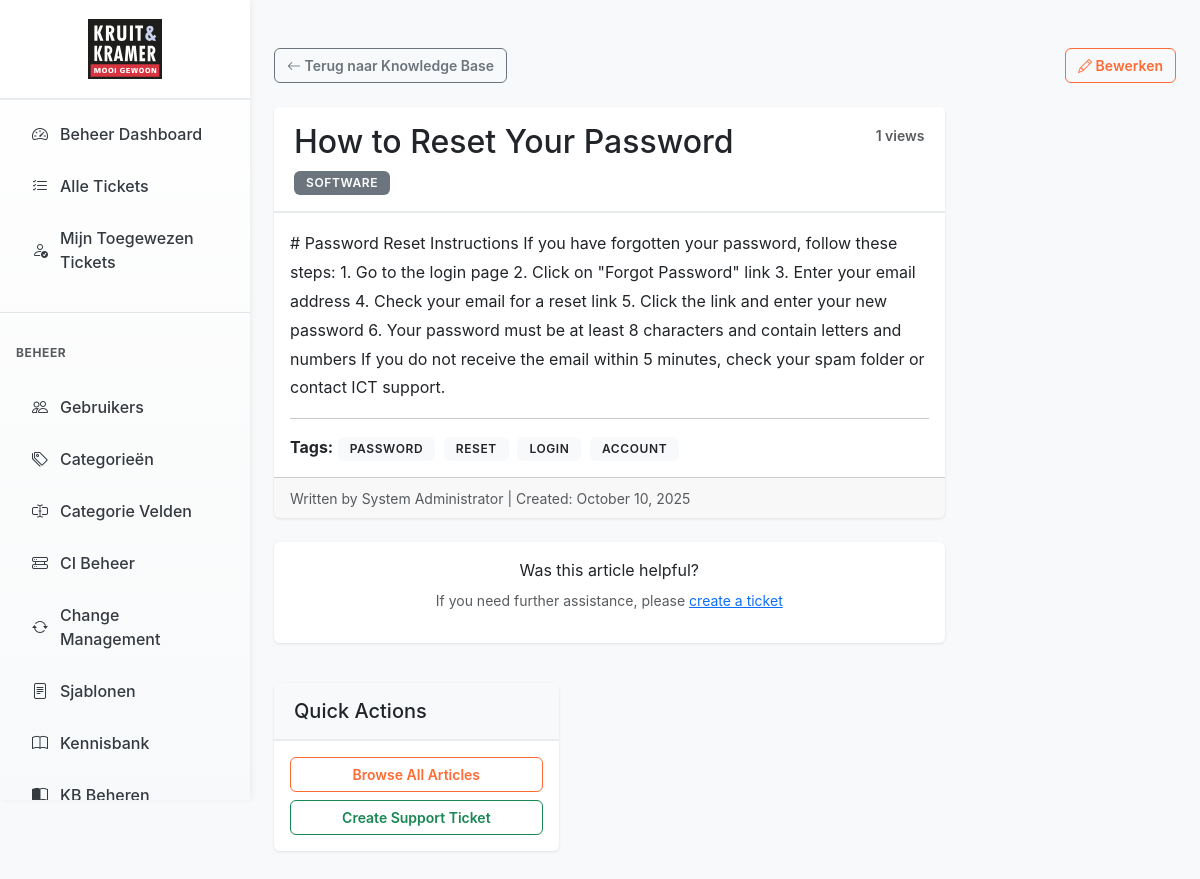
The page /kb_article.php?id=1 (signed in) on the database its author committed.
### tables this page shows
CREATE TABLE knowledge_base (
    kb_id INT PRIMARY KEY AUTO_INCREMENT,
    category_id INT NOT NULL,
    title VARCHAR(255) NOT NULL,
    content TEXT NOT NULL,
    tags TEXT,
    author_id INT NOT NULL,
    views INT DEFAULT 0,
    is_published BOOLEAN DEFAULT FALSE,
    created_at TIMESTAMP DEFAULT CURRENT_TIMESTAMP,
    updated_at TIMESTAMP DEFAULT CURRENT_TIMESTAMP ON UPDATE CURRENT_TIMESTAMP,
    FOREIGN KEY (category_id) REFERENCES categories(category_id) ON DELETE RESTRICT,
    FOREIGN KEY (author_id) REFERENCES users(user_id) ON DELETE RESTRICT,
    FULLTEXT INDEX idx_search (title, content),
    INDEX idx_published (is_published),
    INDEX idx_category_id (category_id),
    INDEX idx_author_id (author_id),
    INDEX idx_views (views)
);

CREATE TABLE categories (
    category_id INT PRIMARY KEY AUTO_INCREMENT,
    name VARCHAR(100) NOT NULL,
    description TEXT,
    default_priority ENUM('low', 'medium', 'high', 'urgent') DEFAULT 'medium',
    sla_hours INT DEFAULT 24,
    is_active BOOLEAN DEFAULT TRUE,
    created_at TIMESTAMP DEFAULT CURRENT_TIMESTAMP,
    INDEX idx_is_active (is_active),
    INDEX idx_name (name)
);

CREATE TABLE users (
    user_id INT PRIMARY KEY AUTO_INCREMENT,
    email VARCHAR(255) UNIQUE NOT NULL,
    password VARCHAR(255) NOT NULL,
    first_name VARCHAR(100) NOT NULL,
    last_name VARCHAR(100) NOT NULL,
    department VARCHAR(100),
    role ENUM('user', 'agent', 'admin') DEFAULT 'user',
    created_at TIMESTAMP DEFAULT CURRENT_TIMESTAMP,
    last_login TIMESTAMP NULL,
    is_active BOOLEAN DEFAULT TRUE,
    INDEX idx_email (email),
    INDEX idx_role (role),
    INDEX idx_is_active (is_active)
);

### includes/functions.php (called while the page is built, shortened)
<?php
function checkLogin() {
    if (isset($_SESSION['last_activity'])) {
        $inactiveTime = time() - $_SESSION['last_activity'];
    }
    return true;
}
function checkRole($allowedRoles) {
    if (is_array($allowedRoles)) {
        return in_array($_SESSION['role'], $allowedRoles);
    }
    return $_SESSION['role'] === $allowedRoles;
}

### classes/Database.php (called while the page is built, shortened)
<?php
class Database {
    private static $instance = null;
    private $connection = null;
    private $host;
    private $dbname;
    private $username;
    private $password;
    private function __construct() {
        $this->host = DB_HOST;
        $this->dbname = DB_NAME;
        $this->username = DB_USER;
        $this->password = DB_PASS;
    }
    public static function getInstance() {
        if (self::$instance === null) {
            self::$instance = new self();
        }
        return self::$instance;
    }
    private function connect() {
        try {
            $dsn = "mysql:host={$this->host};dbname={$this->dbname};charset=utf8mb4";
            $options = [
                PDO::ATTR_ERRMODE => PDO::ERRMODE_EXCEPTION,
                PDO::ATTR_DEFAULT_FETCH_MODE => PDO::FETCH_ASSOC,
                PDO::ATTR_EMULATE_PREPARES => false,
                PDO::ATTR_PERSISTENT => false
            ];
            $this->connection = new PDO($dsn, $this->username, $this->password, $options);
        } catch (PDOException $e) {
            $this->logError('Database Connection', 'Failed to connect to database', [
                'error' => $e->getMessage()
            ]);
            throw new Exception("Database connection failed");
        }
    }
    public function query($sql, $params = []) {
        try {
            $stmt = $this->connection->prepare($sql);
            $stmt->execute($params);
            return $stmt;
        } catch (PDOException $e) {
            $this->logError('Database Query', 'Query execution failed', [
                'sql' => $sql,
                'error' => $e->getMessage()
            ]);
            return false;
        }
    }
    public function fetchAll($sql, $params = []) {
        try {
            $stmt = $this->query($sql, $params);
            return $stmt->fetchAll();
        } catch (PDOException $e) {
            $this->logError('Database FetchAll', 'Failed to fetch all rows', [
                'sql' => $sql,
                'error' => $e->getMessage()
            ]);
            return false;
        }
    }
    public function fetchOne($sql, $params = []) {
        try {
            $stmt = $this->query($sql, $params);
            return $stmt->fetch();
        } catch (PDOException $e) {
            $this->logError('Database FetchOne', 'Failed to fetch single row', [
                'sql' => $sql,
                'error' => $e->getMessage()
            ]);
            return false;
        }
    }
    public function execute($sql, $params = []) {
        try {
            $stmt = $this->connection->prepare($sql);
            return $stmt->execute($params);
        } catch (PDOException $e) {
            $this->logError('Database Execute', 'Failed to execute query', [
                'sql' => $sql,
                'error' => $e->getMessage()
            ]);
            return false;
        }
    }
}

### classes/KnowledgeBase.php (called while the page is built, shortened)
<?php
require_once __DIR__ . '/Database.php';
class KnowledgeBase {
    private $db;
    public function __construct() {
        $this->db = Database::getInstance();
    }
    public function getArticleById($kbId) {
        try {
            $sql = "SELECT kb.*, c.name as category_name, u.first_name, u.last_name
                    FROM knowledge_base kb
                    LEFT JOIN categories c ON kb.category_id = c.category_id
                    LEFT JOIN users u ON kb.author_id = u.user_id
                    WHERE kb.kb_id = ?";
            return $this->db->fetchOne($sql, [$kbId]);
        } catch (Exception $e) {
            error_log("Error fetching KB article: " . $e->getMessage());
            return false;
        }
    }
    public function getArticlesByCategory($categoryId, $includeUnpublished = false) {
        try {
            $sql = "SELECT kb.*, c.name as category_name, u.first_name, u.last_name
                    FROM knowledge_base kb
                    LEFT JOIN categories c ON kb.category_id = c.category_id
                    LEFT JOIN users u ON kb.author_id = u.user_id
                    WHERE kb.category_id = ?";
            if (!$includeUnpublished) {
                $sql .= " AND kb.is_published = 1";
            }
            $sql .= " ORDER BY kb.created_at DESC";
            return $this->db->fetchAll($sql, [$categoryId]);
        } catch (Exception $e) {
            error_log("Error fetching KB articles by category: " . $e->getMessage());
            return [];
        }
    }
}

### kb_article.php (the view, shortened to what this page needs)
<?php
require_once __DIR__ . '/includes/functions.php';
require_once __DIR__ . '/classes/KnowledgeBase.php';
$kb = new KnowledgeBase();
$articleId = isset($_GET['id']) ? (int)$_GET['id'] : 0;
$article = $kb->getArticleById($articleId);
$kb->incrementViews($articleId);
if ($article['category_id']) {
    $allCategoryArticles = $kb->getArticlesByCategory($article['category_id'], false);
}
?>
<!DOCTYPE html>
<html lang="nl">
<head>
    <link href="https://cdn.jsdelivr.net/npm/bootstrap@5.3.0/dist/css/bootstrap.min.css" rel="stylesheet">
    <link rel="stylesheet" href="https://cdn.jsdelivr.net/npm/bootstrap-icons@1.11.0/font/bootstrap-icons.css">
    <link rel="stylesheet" href="assets/css/style.css">
</head>
<body>
    <div class="container-fluid">
        <div class="row">
            <?php if (checkLogin()): ?>
                <?php include __DIR__ . '/includes/sidebar.php'; ?>
                <main class="col-md-9 ms-sm-auto col-lg-10 px-md-4">
            <?php else: ?>
                <main class="col-12">
                    <div class="container mt-4">
            <?php endif; ?>
                    <div class="d-flex justify-content-between align-items-center pt-3 pb-2 mb-3">
                        <a href="knowledge_base.php" class="btn btn-outline-secondary btn-sm">
                            <i class="bi bi-arrow-left"></i> Terug naar Knowledge Base
                        </a>
                        <?php if (checkRole(['admin', 'agent'])): ?>
                            <a href="admin/kb_edit.php?id=<?php echo $article['kb_id']; ?>" class="btn btn-outline-primary btn-sm">
                                <i class="bi bi-pencil"></i> Bewerken
                            </a>
                        <?php endif; ?>
                    </div>
                    <div class="row">
                        <div class="col-lg-9">
                <div class="card mb-4">
                    <div class="card-header">
                        <div class="d-flex justify-content-between align-items-start">
                            <div>
                                <h2 class="mb-2"><?php echo htmlspecialchars($article['title']); ?></h2>
                                <div>
                                    <?php if ($article['category_name']): ?>
                                        <span class="badge bg-secondary">
                                            <?php echo htmlspecialchars($article['category_name']); ?>
                                        </span>
                                    <?php endif; ?>
                                </div>
                            </div>
                            <div class="text-end">
                                <small class="text-muted">
                                    <?php echo $article['views'] + 1; ?> views
                                </small>
                            </div>
                        </div>
                    </div>
                    <div class="card-body">
                        <div class="article-content">
                            <?php
                            echo $article['content'];
                            ?>
                        </div>
                        <?php if (!empty($article['tags'])): ?>
                            <hr>
                            <div class="mt-3">
                                <strong>Tags:</strong>
                                <?php
                                $tags = explode(',', $article['tags']);
                                foreach ($tags as $tag):
                                    $tag = trim($tag);
                                    if (!empty($tag)):
                                ?>
                                    <span class="badge bg-light text-dark me-1">
                                        <?php echo htmlspecialchars($tag); ?>
                                    </span>
                                <?php
                                    endif;
                                endforeach;
                                ?>
                            </div>
                        <?php endif; ?>
                    </div>
                    <div class="card-footer text-muted">
                        <small>
                            <?php if ($article['first_name'] && $article['last_name']): ?>
                                Written by <?php echo htmlspecialchars($article['first_name'] . ' ' . $article['last_name']); ?> |
                            <?php endif; ?>
                            Created: <?php echo date('F j, Y', strtotime($article['created_at'])); ?>
                        </small>
                    </div>
                </div>
                <div class="card">
                    <div class="card-body text-center">
                        <p class="mb-2">Was this article helpful?</p>
                        <?php if (checkLogin()): ?>
                            <p class="text-muted small">
                                If you need further assistance, please
                                <a href="<?php echo SITE_URL; ?>/user/create_ticket.php">create a ticket</a>
                            </p>
                        <?php endif; ?>
                    </div>
                </div>
            </div>
            <div class="col-md-4">
                <div class="card mt-3">
                    <div class="card-header bg-light">
                        <h5 class="mb-0">Quick Actions</h5>
                    </div>
                    <div class="card-body">
                        <a href="knowledge_base.php" class="btn btn-outline-primary btn-sm w-100 mb-2">
                            Browse All Articles
                        </a>
                        <?php if (isset($_SESSION['user_id'])): ?>
                            <a href="user/create_ticket.php" class="btn btn-outline-success btn-sm w-100">
                                Create Support Ticket
                            </a>
                        <?php endif; ?>
                    </div>
                </div>
                        </div>
                        <?php if (checkLogin()): ?>
                            <div class="col-lg-3">
                            </div>
                        <?php else: ?>
                            <div class="col-md-4">
                            </div>
                        <?php endif; ?>
                    </div>
                </main>
            </div>
        </div>
</body>
</html>

### assets/css/style.css (style rules this page uses)
@media (min-width: 768px) { main.col-md-9, main.col-lg-10 { flex: 1; max-width: calc(100% - 250px); margin-left: 250px; } }
.btn-outline-primary { color: var(--primary-orange); border-color: var(--primary-orange); }
:root { --primary-orange: #FF6B35; --primary-orange-dark: #E55A2B; --primary-orange-light: #FF8555; --primary-blue: #004E89; --primary-blue-dark: #003D6E; --primary-blue-light: #1A6BA8; --accent-teal: #1A7F8E; --accent-yellow: #FFB627; --success-green: #28a745; --warning-yellow: #FFB627; --danger-red: #dc3545; --info-blue: #1A7F8E; --priority-low: #6c757d; --priority-medium: #FFB627; --priority-high: #FF6B35; --priority-urgent: #dc3545; --gray-100: #f8f9fa; --gray-200: #e9ecef; --gray-300: #dee2e6; --gray-600: #6c757d; --gray-700: #495057; --gray-800: #343a40; --gray-900: #212529; --sidebar-width: 250px; --header-height: 56px; }
body { font-family: -apple-system, BlinkMacSystemFont, "Segoe UI", Roboto, "Helvetica Neue", Arial, sans-serif; background-color: var(--gray-100); min-height: 100vh; display: flex; flex-direction: column; }
.container-fluid { flex: 1; }
main { padding: 2rem; margin-left: 250px; min-height: 100vh; }
main.col-md-9, main.col-lg-10 { margin-left: 0; }
.card { border: none; box-shadow: 0 1px 3px rgba(0,0,0,0.1); margin-bottom: 1.5rem; transition: box-shadow 0.2s ease; }
.card-header { background-color: white; border-bottom: 2px solid var(--gray-200); font-weight: 600; padding: 1rem 1.25rem; }
.badge { font-weight: 600; padding: 0.375rem 0.75rem; font-size: 0.75rem; text-transform: uppercase; letter-spacing: 0.05em; }
.btn { font-weight: 600; padding: 0.625rem 1.25rem; border-radius: 0.375rem; transition: all 0.2s ease; }
.btn-sm { padding: 0.375rem 0.75rem; font-size: 0.875rem; }
@media (min-width: 1025px) { .container-fluid { max-width: 1400px; } }

### kb_article.php (style rules this page uses)
.article-content { line-height: 1.8; font-size: 16px; }

### rows shown on the page
knowledge_base: title "How to Reset Your Password", category.name "SOFTWARE", $article['views'] + 1 "1", content "# Password Reset Instructions If you have forgotten your password, follow these steps: 1. Go to the login page 2. Click on \"Forgot Password\" link 3. Enter your email address 4. Check your email for a reset link 5. Click the link and enter your new password 6. Your password must be at least 8 characters and contain letters and numbers If you do not receive the email within 5 minutes, check your spam folder or contact ICT support.", tags "PASSWORD", tags "RESET", tags "LOGIN", tags "ACCOUNT", author.last_name "System Administrator", created_at "October 10, 2025"

### other values the page prints
__($key, $default) "Beheer Dashboard Alle Tickets Mijn Toegewezen Tickets BEHEER Gebruikers Categorieën Categorie Velden"
